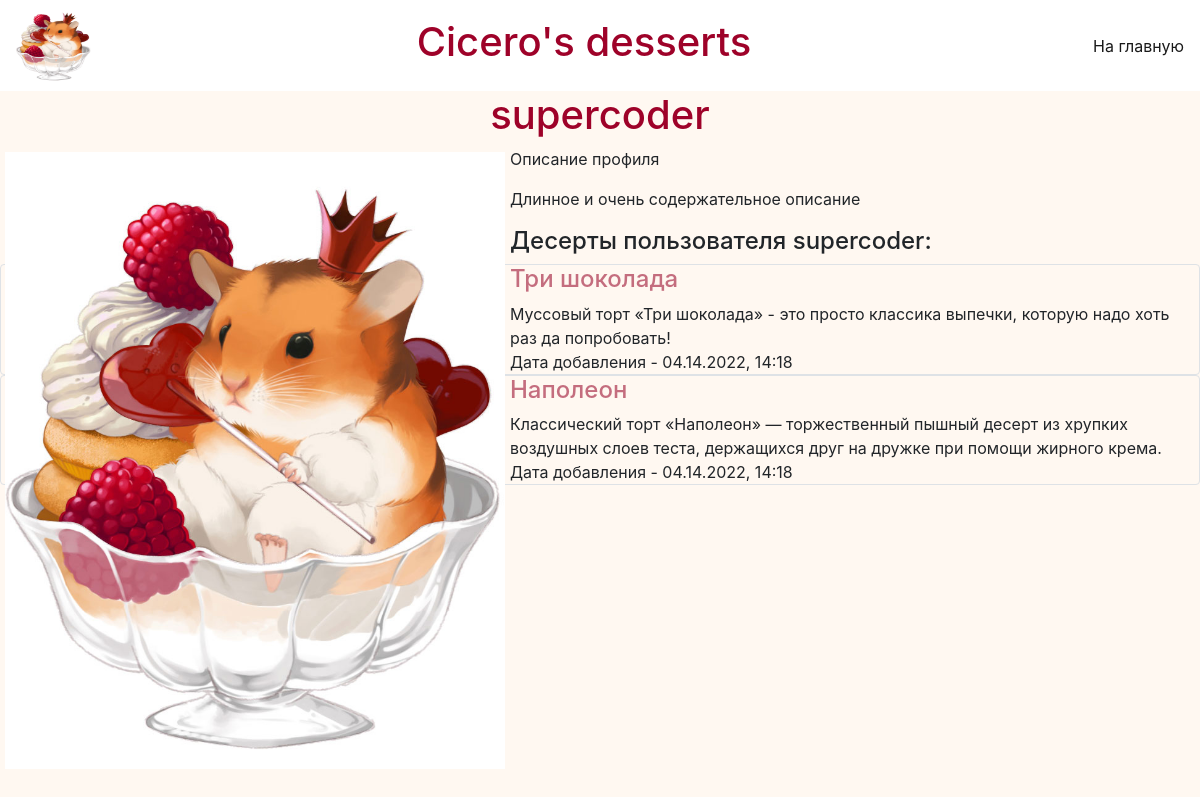
Before: /profile/1 with the older database file.
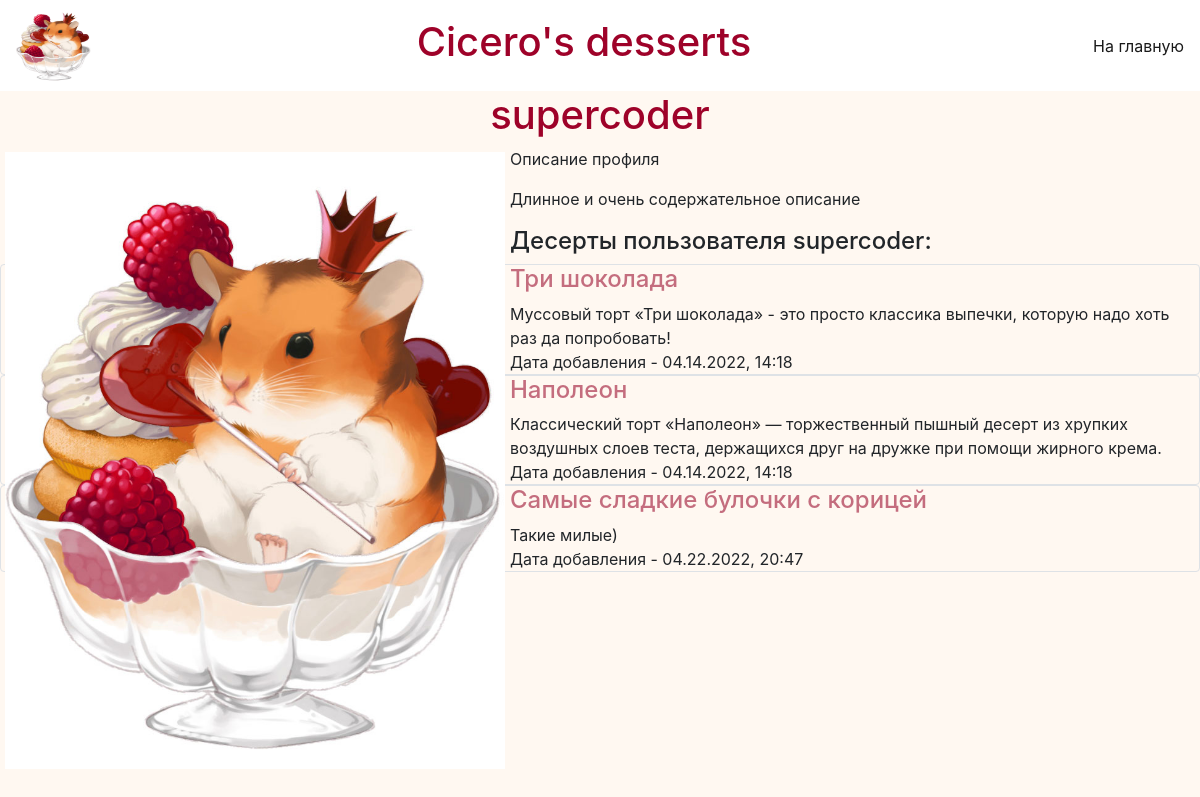
After: the same page with the newer database file.
### data/desserts.py (models this page shows)
class Dessert(SqlAlchemyBase):
    __tablename__ = 'desserts'
    id = sqlalchemy.Column(sqlalchemy.Integer, primary_key=True, autoincrement=True)
    title = sqlalchemy.Column(sqlalchemy.String, nullable=False)
    content = sqlalchemy.Column(sqlalchemy.String, nullable=False)
    country = sqlalchemy.Column(sqlalchemy.String, nullable=False)
    created_date = sqlalchemy.Column(sqlalchemy.String, default=datetime.datetime.now().strftime('%d.%m.%Y, %H:%M'))
    user_id = sqlalchemy.Column(sqlalchemy.Integer, sqlalchemy.ForeignKey("users.id"))
    user = orm.relation('User')

### main.py (the view)
@app.route("/profile/<int:id>", methods=['GET', 'POST'])
def profile(id):
    db_sess = db_session.create_session()
    user = db_sess.query(User).filter(User.id == id).first()
    if user:
        return render_template('user_page.html', user=user, title='Просмотр профиля')
    else:
        abort(404)

### data/db_session.py (called while the page is built)
def create_session() -> Session:
    global __factory
    return __factory()

### templates/user_page.html (shortened to what this page needs)
{% extends "base.html" %}
{% block content %}
<h1 align="center">{{user.name}}</h1>
<img src="../static/img/user_avatars/{{user.id}}.jpg"
     alt="Картинка профиля {{user.name}}" align="left"
     vspace="5" hspace="5" width="500">
{% for item in user.about.split('\r\n')%}
<p>{{item}}</p>
{% endfor %}
<h4>Десерты пользователя {{user.name}}:</h4>
{% for item in user.desserts %}
<div class="col-md6 border rounded">
    <a href="/desserts/{{item.id}}"><h4>{{ item.title }}</h4></a>
    <div>
        {{ item.content.split('\r\n')[0] }}
    </div>
    <div>
        Дата добавления - {{ item.created_date }}
    </div>
</div>
{% endfor %}
{% endblock content %}

Changed rows visible on the page:
added Dessert: title "Самые сладкие булочки с корицей", content "Такие милые)", created_date "04.22.2022, 20:47"
